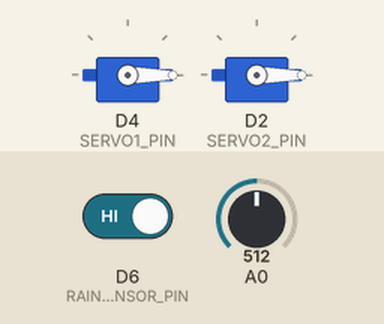
Simulated run of this sketch. Board: ESP8266 (NodeMCU). Shown: 2 × servo. The inputs (shaded band) are chosen by the test bench; at power-on: D6 (RAIN_SENSOR_PIN) HIGH, A0 = 512. What the sketch prints to the serial monitor is not drawn.

Above: at 1.2 s.
1.3 s: D6 (RAIN_SENSOR_PIN) driven LOW
At 1.6 s:
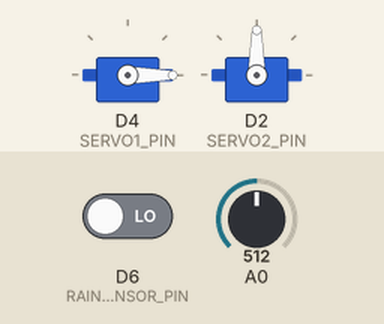
4.3 s: A0 set to 988
5.9 s: A0 set to 1016
8.9 s: D6 (RAIN_SENSOR_PIN) driven HIGH
At 9.5 s:
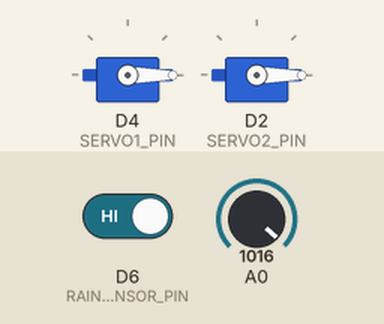
10.4 s: A0 set to 307
11.9 s: A0 set to 293
At 12.8 s:
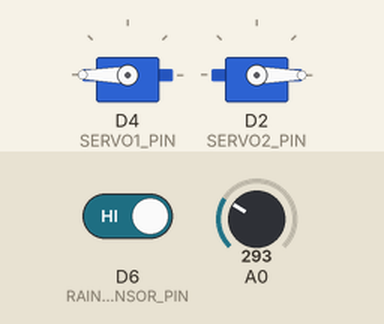
Timing chart, 0 to 14.4 s (numbered marks = the images above; inputs shaded):
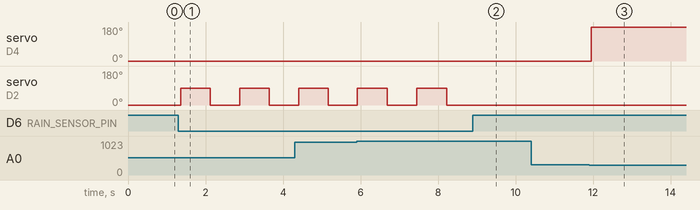

Measured:
- the behaviour switches between 301 and 300 on A0 (found by bisection; images 2 and 3)
- after the input at 1.3 s, servo on D2 (SERVO2_PIN): alternates 90° for 0.76 s and 0° for 0.76 s, starting after 0.07 s
- after the input at 8.9 s, servo on D2 (SERVO2_PIN): stays 0° (without the input it goes to 90° after 0.09 s)
- after the input at 10.4 s, every drawn part: stays the same
- after the input at 11.9 s, servo on D4 (SERVO1_PIN): 0° → 180° after 0.05 s

The sketch:

Project_WithoutBlynk.ino
```cpp
#include <Servo.h>
#include <ESP8266WiFi.h>

// Servo motor instances
Servo servo1;
Servo servo2;

// Pin definitions (YOUR UPDATED LIST)
#define DHT_PIN D5
#define SERVO1_PIN D4
#define SERVO2_PIN D2
#define LDR_PIN D0            // You said this is LDR pin — using exactly as given
#define RAIN_SENSOR_PIN D6
#define RAIN_SENSOR_VCC D7

// LDR threshold (adjust after testing)
const int lightThreshold = 300;

// Wiping timing
const unsigned long wipeInterval = 700;
unsigned long lastWipe = 0;
bool wipePos = false;

// Inverted direction → keep same logical angles
void setServo1(int angle) {
  int a = constrain(angle, 0, 180);
  int inverted = 180 - a;
  servo1.write(inverted);
}

void setup() {
  // servo1 custom pulse range
  servo1.attach(SERVO1_PIN, 500, 2400);
  servo2.attach(SERVO2_PIN);

  setServo1(0);
  servo2.write(0);

  // Power rain sensor
  pinMode(RAIN_SENSOR_VCC, OUTPUT);
  digitalWrite(RAIN_SENSOR_VCC, HIGH);

  pinMode(RAIN_SENSOR_PIN, INPUT);

  Serial.begin(9600);
}

void loop() {

  // Read sensors
  int ldrValue = analogRead(LDR_PIN);   // Using your chosen pin D0
  int rainValue = digitalRead(RAIN_SENSOR_PIN);  // LOW = rain

  // Debug
  Serial.print("LDR: ");
  Serial.print(ldrValue);
  Serial.print(" | Rain (LOW=Rain): ");
  Serial.println(rainValue);

  bool isDay = (ldrValue <= lightThreshold);
  bool isRain = (rainValue == LOW);

  // --- LOGIC ---
  // Only dry when: DAY & NO RAIN
  if (isDay && !isRain) {
    Serial.println("Day & No Rain → Dry clothes (servo1 = 0)");
    setServo1(0);
    servo2.write(0);
  }
  else {
    Serial.println("Rain OR Night → Protect clothes (servo1 = 180)");
    setServo1(180);

    if (isRain) {
      // continuous servo2 wiping using millis
      unsigned long now = millis();
      if (now - lastWipe >= wipeInterval) {
        lastWipe = now;
        wipePos = !wipePos;
        servo2.write(wipePos ? 90 : 0);
      }
    }
    else {
      // Night but no rain → stop wiping
      servo2.write(0);
    }
  }

  delay(50);
}
```
